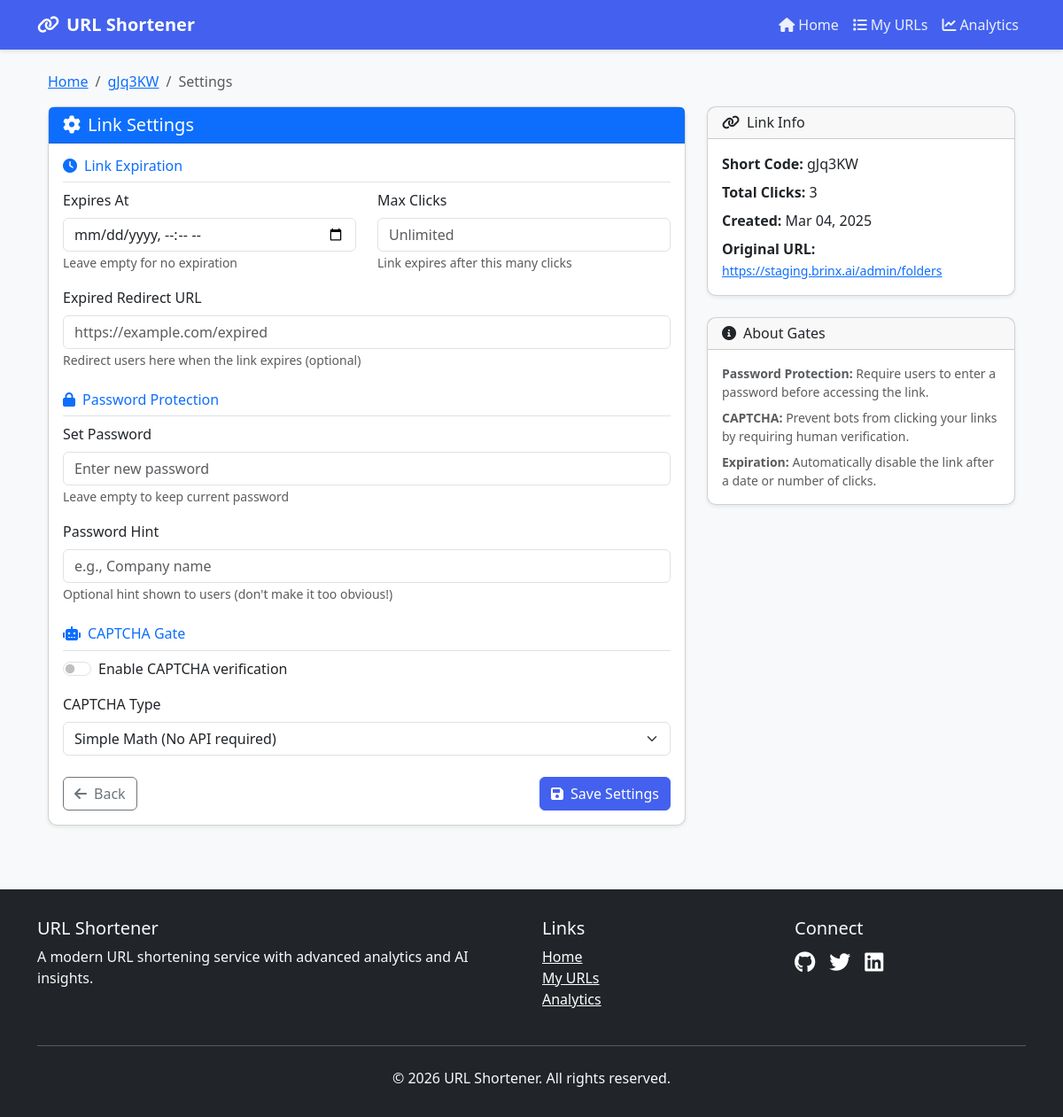
Screenshot of /shortener/url/1/settings/ with the database file from the repository.
### shortener/models.py (models this page shows, shortened)
class URL(models.Model):
    original_url = models.URLField(max_length=500)
    short_code = models.CharField(max_length=10, unique=True)
    created_at = models.DateTimeField(default=timezone.now)
    clicks = models.PositiveIntegerField(default=0)
    enable_device_targeting = models.BooleanField(default=False)
    enable_rotation = models.BooleanField(default=False)
    enable_time_based = models.BooleanField(default=False)
    expires_at = models.DateTimeField(null=True, blank=True, help_text="Link expires after this date")
    max_clicks = models.PositiveIntegerField(null=True, blank=True, help_text="Link expires after this many clicks")
    expired_redirect_url = models.URLField(max_length=500, blank=True, help_text="Redirect here when expired")
    password_hash = models.CharField(max_length=128, blank=True, help_text="Hashed password for protection")
    password_hint = models.CharField(max_length=100, blank=True, help_text="Optional hint for password")
    enable_captcha = models.BooleanField(default=False)
    captcha_type = models.CharField(max_length=20, default='simple', choices=[
        ('simple', 'Simple Math'),
        ('recaptcha', 'Google reCAPTCHA'),
        ('hcaptcha', 'hCaptcha'),
    ])
    class Meta:
        ordering = ['-created_at']
    def is_password_protected(self) -> bool:
        return bool(self.password_hash)

### shortener/views.py (the view, shortened to what this page needs)
# urls.py: path('url/<int:pk>/settings/', views.URLSettingsView.as_view(), name='link_settings'),
class URLSettingsView(UpdateView):
    model = URL
    template_name = 'shortener/link_settings.html'
    fields = [
        'expires_at', 'max_clicks', 'expired_redirect_url',
        'enable_captcha', 'captcha_type', 'password_hint'
    ]
    def get_context_data(self, **kwargs):
        context = super().get_context_data(**kwargs)
        context['short_url'] = self.request.build_absolute_uri(
            reverse('shortener:redirect', kwargs={'short_code': self.object.short_code})
        )
        context['has_password'] = self.object.is_password_protected()
        return context

### templates/shortener/link_settings.html (shortened to what this page needs)
{% extends 'base.html' %}
{% block content %}
<div class="container mt-4">
    <div class="row">
        <div class="col-12">
            <nav aria-label="breadcrumb">
                <ol class="breadcrumb">
                    <li class="breadcrumb-item"><a href="{% url 'shortener:home' %}">Home</a></li>
                    <li class="breadcrumb-item"><a href="{% url 'shortener:success' object.pk %}">{{ object.short_code }}</a></li>
                    <li class="breadcrumb-item active">Settings</li>
                </ol>
            </nav>
        </div>
    </div>
    <div class="row">
        <div class="col-lg-8">
            <div class="card shadow-sm mb-4">
                <div class="card-header bg-primary text-white">
                    <h5 class="mb-0"><i class="fas fa-cog me-2"></i>Link Settings</h5>
                </div>
                <div class="card-body">
                    <form method="post">
                        <div class="mb-4">
                            <h6 class="text-primary border-bottom pb-2">
                                <i class="fas fa-clock me-2"></i>Link Expiration
                            </h6>
                            <div class="row">
                                <div class="col-md-6 mb-3">
                                    <label class="form-label">Expires At</label>
                                    <input type="datetime-local" name="expires_at" class="form-control"
                                           value="{{ object.expires_at|date:'Y-m-d\TH:i' }}">
                                    <small class="form-text text-muted">Leave empty for no expiration</small>
                                </div>
                                <div class="col-md-6 mb-3">
                                    <label class="form-label">Max Clicks</label>
                                    <input type="number" name="max_clicks" class="form-control"
                                           value="{{ object.max_clicks }}" min="1" placeholder="Unlimited">
                                    <small class="form-text text-muted">Link expires after this many clicks</small>
                                </div>
                            </div>
                            <div class="mb-3">
                                <label class="form-label">Expired Redirect URL</label>
                                <input type="url" name="expired_redirect_url" class="form-control"
                                       value="{{ object.expired_redirect_url }}"
                                       placeholder="https://example.com/expired">
                                <small class="form-text text-muted">
                                    Redirect users here when the link expires (optional)
                                </small>
                            </div>
                        </div>
                        <div class="mb-4">
                            <h6 class="text-primary border-bottom pb-2">
                                <i class="fas fa-lock me-2"></i>Password Protection
                            </h6>
                            <div class="mb-3">
                                <label class="form-label">
                                    {% if has_password %}Change Password{% else %}Set Password{% endif %}
                                </label>
                                <input type="password" name="new_password" class="form-control"
                                       placeholder="Enter new password">
                                <small class="form-text text-muted">Leave empty to keep current password</small>
                            </div>
                            <div class="mb-3">
                                <label class="form-label">Password Hint</label>
                                <input type="text" name="password_hint" class="form-control"
                                       value="{{ object.password_hint }}"
                                       placeholder="e.g., Company name">
                                <small class="form-text text-muted">
                                    Optional hint shown to users (don't make it too obvious!)
                                </small>
                            </div>
                        </div>
                        <div class="mb-4">
                            <h6 class="text-primary border-bottom pb-2">
                                <i class="fas fa-robot me-2"></i>CAPTCHA Gate
                            </h6>
                            <div class="form-check form-switch mb-3">
                                <input type="checkbox" name="enable_captcha" class="form-check-input"
                                       id="enableCaptcha" {% if object.enable_captcha %}checked{% endif %}>
                                <label class="form-check-label" for="enableCaptcha">
                                    Enable CAPTCHA verification
                                </label>
                            </div>
                            <div class="mb-3">
                                <label class="form-label">CAPTCHA Type</label>
                                <select name="captcha_type" class="form-select">
                                    <option value="simple" {% if object.captcha_type == 'simple' %}selected{% endif %}>
                                        Simple Math (No API required)
                                    </option>
                                </select>
                            </div>
                        </div>
                        <div class="d-flex justify-content-between">
                            <a href="{% url 'shortener:success' object.pk %}" class="btn btn-outline-secondary">
                                <i class="fas fa-arrow-left me-2"></i>Back
                            </a>
                            <button type="submit" class="btn btn-primary">
                                <i class="fas fa-save me-2"></i>Save Settings
                            </button>
                        </div>
                    </form>
                </div>
            </div>
        </div>
        <div class="col-lg-4">
            <div class="card shadow-sm mb-4">
                <div class="card-header">
                    <h6 class="mb-0"><i class="fas fa-link me-2"></i>Link Info</h6>
                </div>
                <div class="card-body">
                    <p class="mb-2">
                        <strong>Short Code:</strong> {{ object.short_code }}
                    </p>
                    <p class="mb-2">
                        <strong>Total Clicks:</strong> {{ object.clicks }}
                    </p>
                    <p class="mb-2">
                        <strong>Created:</strong> {{ object.created_at|date:"M d, Y" }}
                    </p>
                    <p class="mb-0 text-truncate">
                        <strong>Original URL:</strong><br>
                        <small><a href="{{ object.original_url }}" target="_blank">{{ object.original_url }}</a></small>
                    </p>
                </div>
            </div>
            <div class="card shadow-sm">
                <div class="card-header">
                    <h6 class="mb-0"><i class="fas fa-info-circle me-2"></i>About Gates</h6>
                </div>
                <div class="card-body">
                    <p class="small text-muted mb-2">
                        <strong>Password Protection:</strong> Require users to enter a password before accessing the link.
                    </p>
                    <p class="small text-muted mb-2">
                        <strong>CAPTCHA:</strong> Prevent bots from clicking your links by requiring human verification.
                    </p>
                    <p class="small text-muted mb-0">
                        <strong>Expiration:</strong> Automatically disable the link after a date or number of clicks.
                    </p>
                </div>
            </div>
        </div>
    </div>
</div>
{% endblock %}

### templates/base.html (style rules this page uses)
:root { --primary-color: #4361ee; --secondary-color: #3a0ca3; --accent-color: #7209b7; --light-color: #f8f9fa; --dark-color: #212529; }
body { font-family: 'Segoe UI', Tahoma, Geneva, Verdana, sans-serif; background-color: #f8f9fa; color: var(--dark-color); }
.card { border-radius: 10px; box-shadow: 0 4px 6px rgba(0, 0, 0, 0.1); transition: transform 0.3s ease; }
.btn-primary { background-color: var(--primary-color); border-color: var(--primary-color); }

### rows the page displays
URL: short_code "gJq3KW", captcha_type "Simple Math (No API required)", clicks "3", created_at "Mar 04, 2025", original_url "https://staging.brinx.ai/admin/folders"
